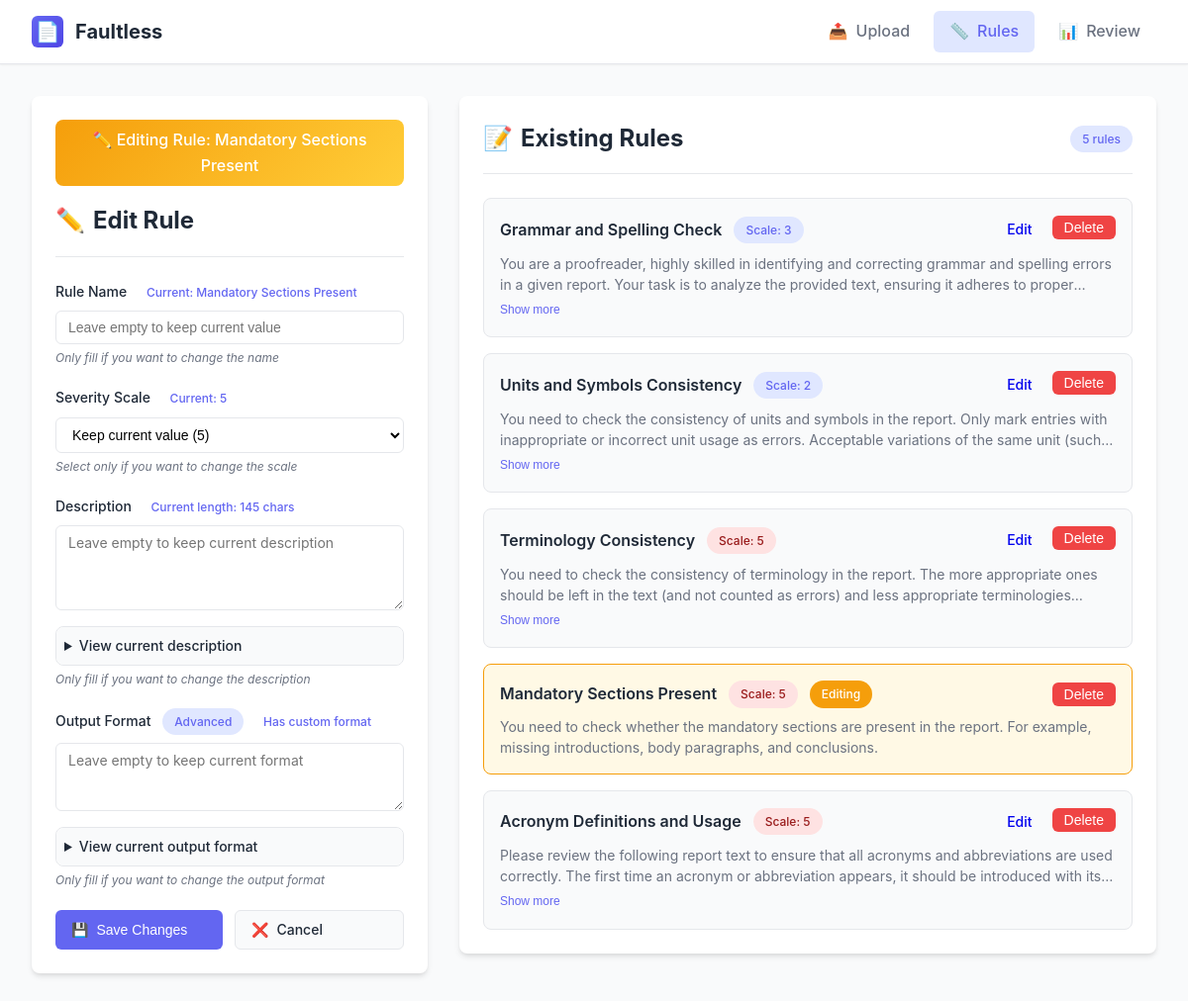
The app's page /rule/edit/8/ with its own data.
### faultless/models.py (models this page shows, shortened)
class Rules(models.Model):
    id = models.AutoField(primary_key=True)
    name = models.CharField(max_length=30)
    scale = models.IntegerField()
    description = models.TextField()
    def default_output_format():
        data = {
            'matches': [
                {
                    'error_type': 'error name(only use the name i gave you)',
                    'message': 'simple description of the error and how to correct it',
                    'original': 'the error word or phrase or sentence(depend on different type of error)',
                    'occurrence_index': 'occurrence times of the error',
                },
            ]
        }
        return data
    output_format = models.JSONField(default=default_output_format)

### faultless/views.py (the view, shortened to what this page needs)
# urls.py: path('rule/edit/<int:rule_id>/', edit_rule, name='edit_rule'),
def edit_rule(request, rule_id):
    rule = get_object_or_404(Rules, pk=rule_id)
    data = Rules.objects.all().values()
    context = {"allrules": data, "editing_rule": rule, "is_editing": True}
    return render(request, "faultless/rule.html", context)

### faultless/templates/faultless/rule.html (shortened to what this page needs)
{% load static %}
{% load widget_tweaks %}
<!DOCTYPE html>
<html lang="en">
<head>
    <link rel="stylesheet" href="{% static 'css/styles.css' %}">
</head>
<body>
    <nav class="navbar">
        <div class="navbar-content">
            <a href="{% url 'file_manager' %}" class="navbar-brand">
                <div class="navbar-brand-icon">📄</div>
                <span>Faultless</span>
            </a>
            <div class="navbar-nav" id="navbarNav">
                <a href="{% url 'file_manager' %}" class="nav-link">
                    <span>📤</span> Upload
                </a>
                <a href="{% url 'get_rule' %}" class="nav-link active">
                    <span>📏</span> Rules
                </a>
                <a href="{% url 'view_details' %}" class="nav-link">
                    <span>📊</span> Review
                </a>
            </div>
        </div>
    </nav>
    <div class="container">
        <div class="rules-grid">
            <div class="card form-card">
                {% if is_editing %}
                <div class="form-mode-indicator">
                    <span>✏️</span> Editing Rule: {{ editing_rule.name }}
                </div>
                {% endif %}
                <div class="card-header">
                    <h2 class="card-title">
                        {% if is_editing %}
                            <span>✏️</span> Edit Rule
                        {% else %}
                            <span>➕</span> Add New Rule
                        {% endif %}
                    </h2>
                </div>
                {% if is_editing %}
                <form method="post">
                    <div class="form-group">
                        <label for="name" class="form-label">
                            Rule Name
                            <span class="current-value">Current: {{ editing_rule.name }}</span>
                        </label>
                        <input type="text" name="name" class="form-control{% if form.name.errors %} is-invalid{% endif %}" placeholder="Leave empty to keep current value">
                        <p class="form-hint">Only fill if you want to change the name</p>
                    </div>
                    <div class="form-group">
                        <label for="scale" class="form-label">
                            Severity Scale
                            <span class="current-value">Current: {{ editing_rule.scale }}</span>
                        </label>
                        <select name="scale" class="form-control{% if form.scale.errors %} is-invalid{% endif %}">
                            <option value="">Keep current value ({{ editing_rule.scale }})</option>
                        </select>
                        <p class="form-hint">Select only if you want to change the scale</p>
                    </div>
                    <div class="form-group">
                        <label for="description" class="form-label">
                            Description
                            <span class="current-value">Current length: {{ editing_rule.description|length }} chars</span>
                        </label>
                        <textarea name="description" class="form-control{% if form.description.errors %} is-invalid{% endif %}" rows="4" placeholder="Leave empty to keep current description"></textarea>
                        <details class="current-description">
                            <summary>View current description</summary>
                        </details>
                        <p class="form-hint">Only fill if you want to change the description</p>
                    </div>
                    <div class="form-group">
                        <label for="output_format" class="form-label">
                            Output Format
                            <span class="badge badge-primary" style="margin-left: 0.5rem;">Advanced</span>
                            {% if editing_rule.output_format %}
                                <span class="current-value">Has custom format</span>
                            {% else %}
                                <span class="current-value">Using default</span>
                            {% endif %}
                        </label>
                        <textarea name="output_format" class="form-control{% if form.output_format.errors %} is-invalid{% endif %}" rows="3" placeholder="Leave empty to keep current format"></textarea>
                        {% if editing_rule.output_format %}
                        <details class="current-format">
                            <summary>View current output format</summary>
                        </details>
                        {% endif %}
                        <p class="form-hint">Only fill if you want to change the output format</p>
                    </div>
                    <div class="form-actions">
                        <button type="submit" class="btn btn-primary">
                            <span>💾</span> Save Changes
                        </button>
                        <a href="{% url 'get_rule' %}" class="btn btn-cancel">
                            <span>❌</span> Cancel
                        </a>
                    </div>
                </form>
                {% endif %}
            </div>
            <div class="card">
                <div class="card-header">
                    <h2 class="card-title">
                        <span>📝</span> Existing Rules
                        <span class="badge badge-primary" style="margin-left: auto;">{{ allrules|length }} rules</span>
                    </h2>
                </div>
                {% if allrules %}
                <div class="rules-list">
                    {% for rule in allrules %}
                    <div class="rule-item {% if is_editing and editing_rule.id == rule.id %}editing{% endif %}">
                        <div class="rule-header">
                            <div class="rule-title-group">
                                <span class="rule-name">{{ rule.name }}</span>
                                <span class="badge {% if rule.scale >= 4 %}badge-danger{% elif rule.scale >= 2 %}badge-primary{% else %}badge-success{% endif %}">
                                    Scale: {{ rule.scale }}
                                </span>
                                {% if is_editing and editing_rule.id == rule.id %}
                                <span class="badge" style="background-color: var(--warning-color); color: white;">
                                    Editing
                                </span>
                                {% endif %}
                            </div>
                            <div class="rule-actions">
                                {% if not is_editing or editing_rule.id != rule.id %}
                                <a href="{% url 'edit_rule' rule.id %}" class="btn btn-secondary" style="padding: 0.25rem 0.75rem;">
                                    Edit
                                </a>
                                {% endif %}
                                <form method="post" style="margin: 0;">
                                    <button type="submit" class="btn btn-danger" style="padding: 0.25rem 0.75rem;">
                                        Delete
                                    </button>
                                </form>
                            </div>
                        </div>
                        <div class="rule-description-wrapper">
                            <p class="rule-description {% if rule.description|length > 150 %}collapsed{% endif %}" id="desc-{{ rule.id }}">
                                {{ rule.description }}
                            </p>
                            {% if rule.description|length > 150 %}
                            <button class="expand-btn" onclick="toggleDescription('{{ rule.id }}')">
                                <span id="btn-text-{{ rule.id }}">Show more</span>
                            </button>
                            {% endif %}
                        </div>
                    </div>
                    {% endfor %}
                </div>
                {% else %}
                <div class="empty-state">
                    <div class="empty-state-icon">📋</div>
                    <p>No rules defined yet.</p>
                    <p style="margin-top: 0.5rem;">Add your first rule to start proofreading!</p>
                </div>
                {% endif %}
            </div>
        </div>
    </div>
</body>
</html>

### static/css/styles.css (style rules this page uses)
:root { --primary-color: #6366f1; --primary-hover: #4f46e5; --primary-light: #e0e7ff; --success-color: #10b981; --success-hover: #059669; --danger-color: #ef4444; --danger-hover: #dc2626; --warning-color: #f59e0b; --text-primary: #1f2937; --text-secondary: #6b7280; --bg-primary: #ffffff; --bg-secondary: #f9fafb; --bg-tertiary: #f3f4f6; --border-color: #e5e7eb; --shadow-sm: 0 1px 2px 0 rgba(0, 0, 0, 0.05); --shadow-md: 0 4px 6px -1px rgba(0, 0, 0, 0.1), 0 2px 4px -1px rgba(0, 0, 0, 0.06); --shadow-lg: 0 10px 15px -3px rgba(0, 0, 0, 0.1), 0 4px 6px -2px rgba(0, 0, 0, 0.05); --border-radius: 0.5rem; }
* { margin: 0; padding: 0; box-sizing: border-box; }
body { font-family: -apple-system, BlinkMacSystemFont, 'Segoe UI', Roboto, 'Helvetica Neue', Arial, sans-serif; background-color: var(--bg-secondary); color: var(--text-primary); line-height: 1.6; }
.navbar { background-color: var(--bg-primary); border-bottom: 1px solid var(--border-color); position: sticky; top: 0; z-index: 1000; box-shadow: var(--shadow-sm); }
.navbar-content { max-width: 1280px; margin: 0 auto; padding: 0 2rem; display: flex; justify-content: space-between; align-items: center; height: 4rem; }
.navbar-brand { display: flex; align-items: center; gap: 0.75rem; font-size: 1.25rem; font-weight: 700; color: var(--text-primary); text-decoration: none; }
.navbar-brand-icon { width: 2rem; height: 2rem; background: linear-gradient(135deg, var(--primary-color), var(--primary-hover)); border-radius: 0.375rem; display: flex; align-items: center; justify-content: center; color: white; font-size: 1.25rem; }
.navbar-nav { display: flex; gap: 0.5rem; }
.nav-link { padding: 0.5rem 1rem; border-radius: 0.375rem; color: var(--text-secondary); text-decoration: none; font-weight: 500; transition: all 0.2s; display: flex; align-items: center; gap: 0.5rem; }
.nav-link.active { background-color: var(--primary-light); color: var(--primary-color); }
.container { max-width: 1280px; margin: 0 auto; padding: 2rem; }
.card { background-color: var(--bg-primary); border-radius: var(--border-radius); box-shadow: var(--shadow-md); padding: 1.5rem; margin-bottom: 1.5rem; }
.card-header { margin-bottom: 1.5rem; padding-bottom: 1rem; border-bottom: 1px solid var(--border-color); }
.card-title { font-size: 1.5rem; font-weight: 700; color: var(--text-primary); display: flex; align-items: center; gap: 0.5rem; }
.btn { padding: 0.5rem 1rem; border-radius: 0.375rem; border: none; font-weight: 500; cursor: pointer; transition: all 0.2s; display: inline-flex; align-items: center; gap: 0.5rem; text-decoration: none; font-size: 0.875rem; }
.btn-primary { background-color: var(--primary-color); color: white; }
.btn-danger { background-color: var(--danger-color); color: white; }
.form-group { margin-bottom: 1.25rem; }
.form-label { display: block; margin-bottom: 0.5rem; font-weight: 500; color: var(--text-primary); font-size: 0.875rem; }
.form-control { width: 100%; padding: 0.5rem 0.75rem; border: 1px solid var(--border-color); border-radius: 0.375rem; font-size: 0.875rem; transition: all 0.2s; background-color: var(--bg-primary); }
textarea.form-control { min-height: 20px; resize: vertical; font-family: inherit; }
.form-hint { font-size: 0.75rem; color: var(--text-secondary); margin-top: 0.5rem; }
.badge { display: inline-flex; align-items: center; padding: 0.25rem 0.75rem; border-radius: 9999px; font-size: 0.75rem; font-weight: 500; }
.badge-primary { background-color: var(--primary-light); color: var(--primary-color); }
.badge-danger { background-color: #fee2e2; color: #991b1b; }
.rule-header { display: flex; align-items: center; gap: 0.5rem; margin-bottom: 0.25rem; }
.rule-name { font-weight: 500; }
.rule-description { font-size: 0.875rem; color: var(--text-secondary); }

### records on screen
Rules: name "Mandatory Sections Present", scale "5", description|length "145", shows "Editing", description "You need to check whether the mandatory sections are present in the report. For example, missing introductions, body paragraphs, and conclusions."
Rules: name "Grammar and Spelling Check", scale "3", shows "Edit", description "You are a proofreader, highly skilled in identifying and correcting grammar and spelling errors in a given report. Your task is to analyze the provided text, ensuring it adheres to…"
Rules: name "Units and Symbols Consistency", scale "2", shows "Edit", description "You need to check the consistency of units and symbols in the report. Only mark entries with inappropriate or incorrect unit usage as errors. Acceptable variations of the same unit…"
Rules: name "Terminology Consistency", scale "5", shows "Edit", description "You need to check the consistency of terminology in the report. The more appropriate ones should be left in the text (and not counted as errors) and less appropriate…"
Rules: name "Acronym Definitions and Usage", scale "5", shows "Edit", description "Please review the following report text to ensure that all acronyms and abbreviations are used correctly. The first time an acronym or abbreviation appears, it should be introduced with…"

### other values on screen
{{ allrules|length }} "5"
